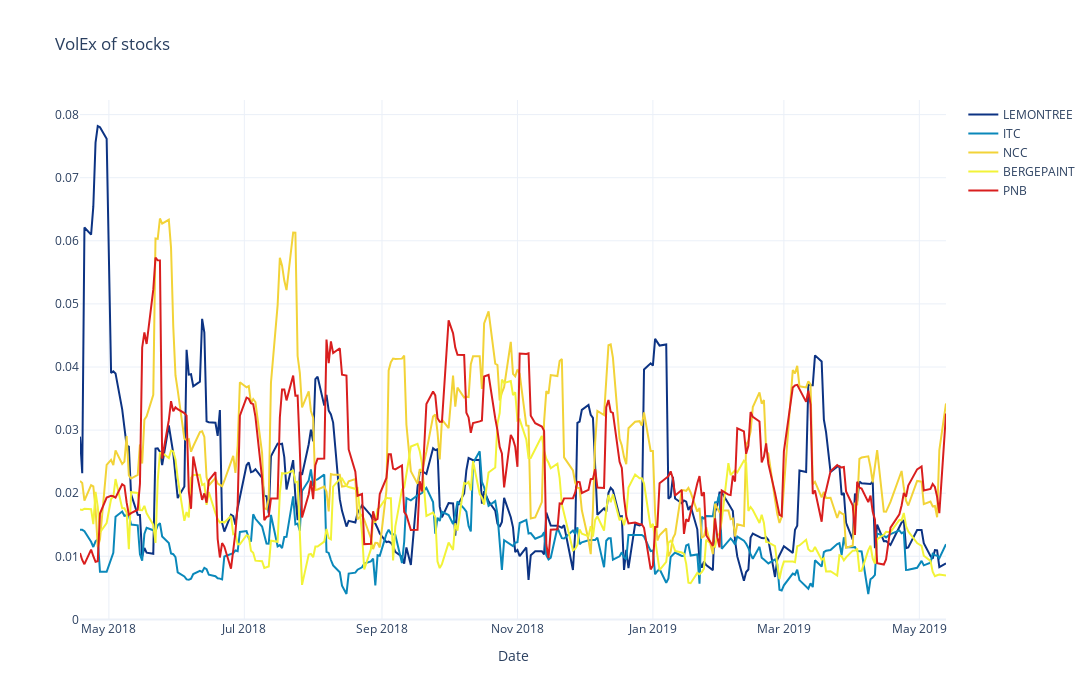

The notebook cell saved with this chart:
### Markdown cell above
### Section 7
Volatility

### Code cell
volatilities = df_5_stocks.rolling(7).std().dropna()
snames = volatilities.columns
Portland_colours = ['rgb(12, 51, 131)', 
                    'rgb(10, 136, 186)', 
                    'rgb(242, 211, 56)', 
                    'rgb(242, 243, 56)', 
                    'rgb(217, 30, 30)']
traces = [dict(y = volatilities[sname], 
              x = volatilities.index,
              name = sname,
              mode = "lines", 
              marker = dict(color = color)) for sname, color in zip(snames, Portland_colours) ]

layout = dict(title = 'VolEx of stocks', 
              xaxis_title = 'Date', 
              autosize = False, 
              template = "plotly_dark" if THEME.lower() == 'dark' else 'plotly_white',
              width = 1300, 
              height = 700)
fig = go.Figure(data = [go.Scatter(trace) for trace in traces],
                layout = layout)
fig.show()

### Figure 1 — Plotly figure (JSON) as saved in the notebook; plotly's stock layout.template omitted (floating-point values rounded to 4 significant figures; data arrays with more than 128 entries replaced by an {"elided": "..."} marker saying what was removed)
{"data": [{"marker": {"color": "rgb(12, 51, 131)"}, "mode": "lines", "name": "LEMONTREE", "type": "scatter", "x": {"elided": "263 str values"}, "y": {"elided": "263 float values"}}, {"marker": {"color": "rgb(10, 136, 186)"}, "mode": "lines", "name": "ITC", "type": "scatter", "x": {"elided": "263 str values"}, "y": {"elided": "263 float values"}}, {"marker": {"color": "rgb(242, 211, 56)"}, "mode": "lines", "name": "NCC", "type": "scatter", "x": {"elided": "263 str values"}, "y": {"elided": "263 float values"}}, {"marker": {"color": "rgb(242, 243, 56)"}, "mode": "lines", "name": "BERGEPAINT", "type": "scatter", "x": {"elided": "263 str values"}, "y": {"elided": "263 float values"}}, {"marker": {"color": "rgb(217, 30, 30)"}, "mode": "lines", "name": "PNB", "type": "scatter", "x": {"elided": "263 str values"}, "y": {"elided": "263 float values"}}], "layout": {"autosize": false, "height": 700, "title": {"text": "VolEx of stocks"}, "width": 1300, "xaxis": {"title": {"text": "Date"}}}}
